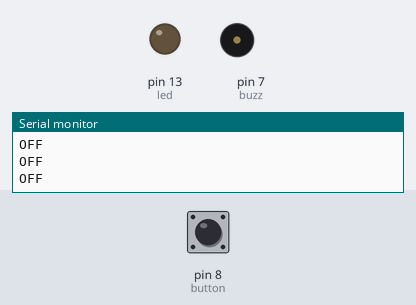
The sketch below on a simulated Arduino Uno, built with avr-gcc and run on an emulated ATmega328P. Parts: output pins drawn as LEDs (lit = HIGH), buzzer (waves = sounding), the last lines printed to the serial monitor. Inputs (shaded band) come from the test bench; at power-on: pin 8 (button) HIGH.

Above: at 1.2 s.
1.3 s: pin 8 (button) pulled LOW for 0.15 s
At 1.9 s:
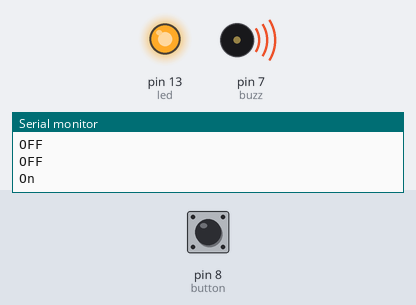
Timing chart, 0 to 4.3 s (numbered marks = the images above; inputs shaded):
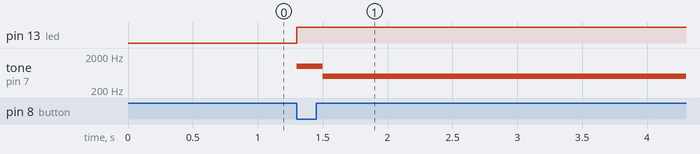

Measured:
- after the input at 1.3 s, pin 13 (led): LOW → HIGH at once; tone on pin 7 (buzz): silent → 1000 Hz at once, → 500 Hz 0.20 s later

The sketch:

Doorbell.ino
```cpp
int button = 8;
int led = 13 ;
int buzz = 7;

void setup(){
  pinMode(led, OUTPUT);
  pinMode(button, INPUT_PULLUP); // set the internal pull up resistor, unpressed button is HIGH
  Serial.begin(9600);
}

void loop(){
  if (!digitalRead(button) == true) {
    digitalWrite(led, HIGH);
    Serial.println("On");
    tone(buzz, 1000);
    delay(200);
    tone(buzz, 500);
    delay(500);
    while(digitalRead(button) == true);
  }else{
    digitalWrite(led, LOW);
    Serial.println("OFF");
    while(digitalRead(button) == false)
      tone(buzz, 0);
  }
  delay(50); // keeps a small delay
}
```
